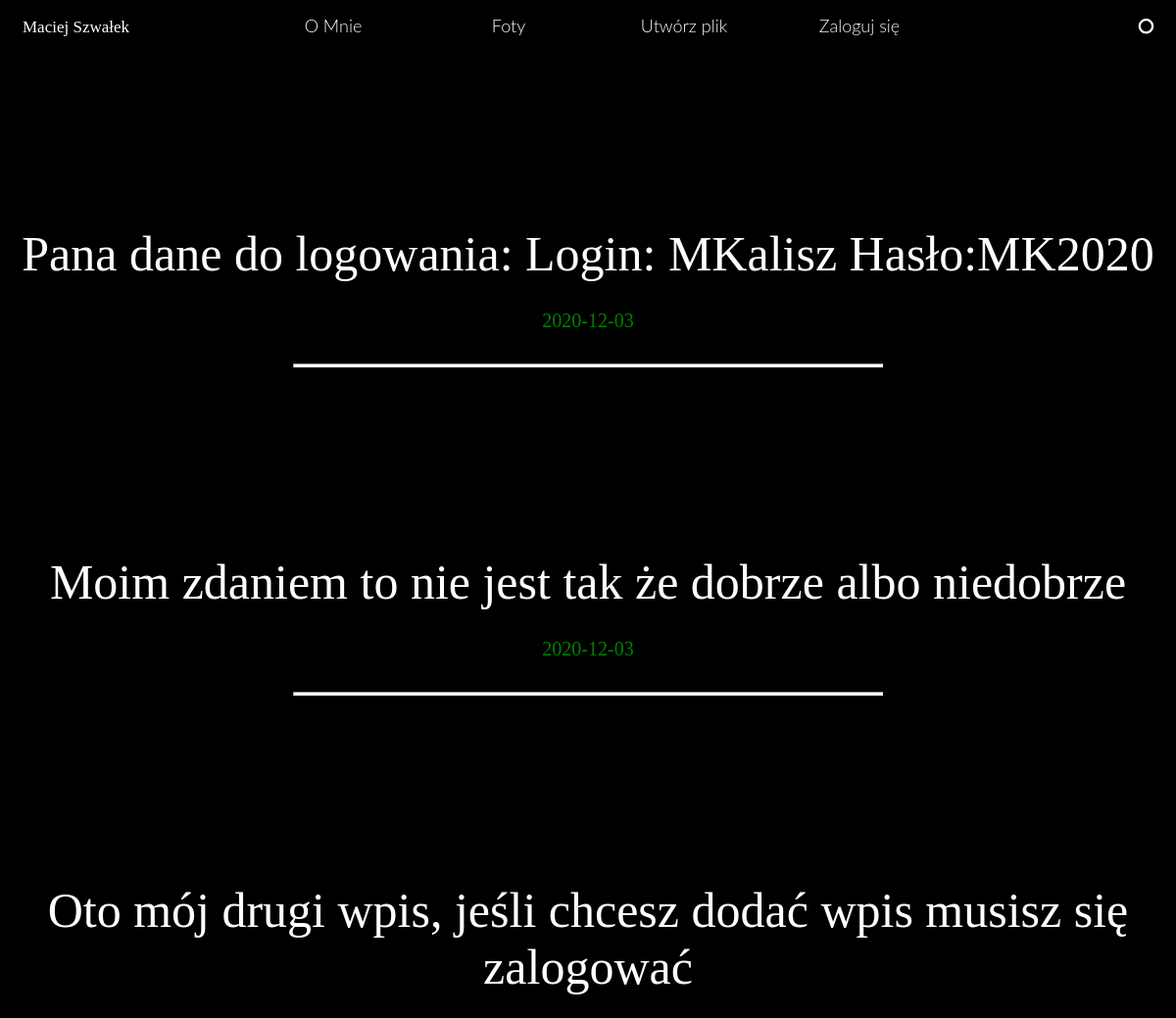
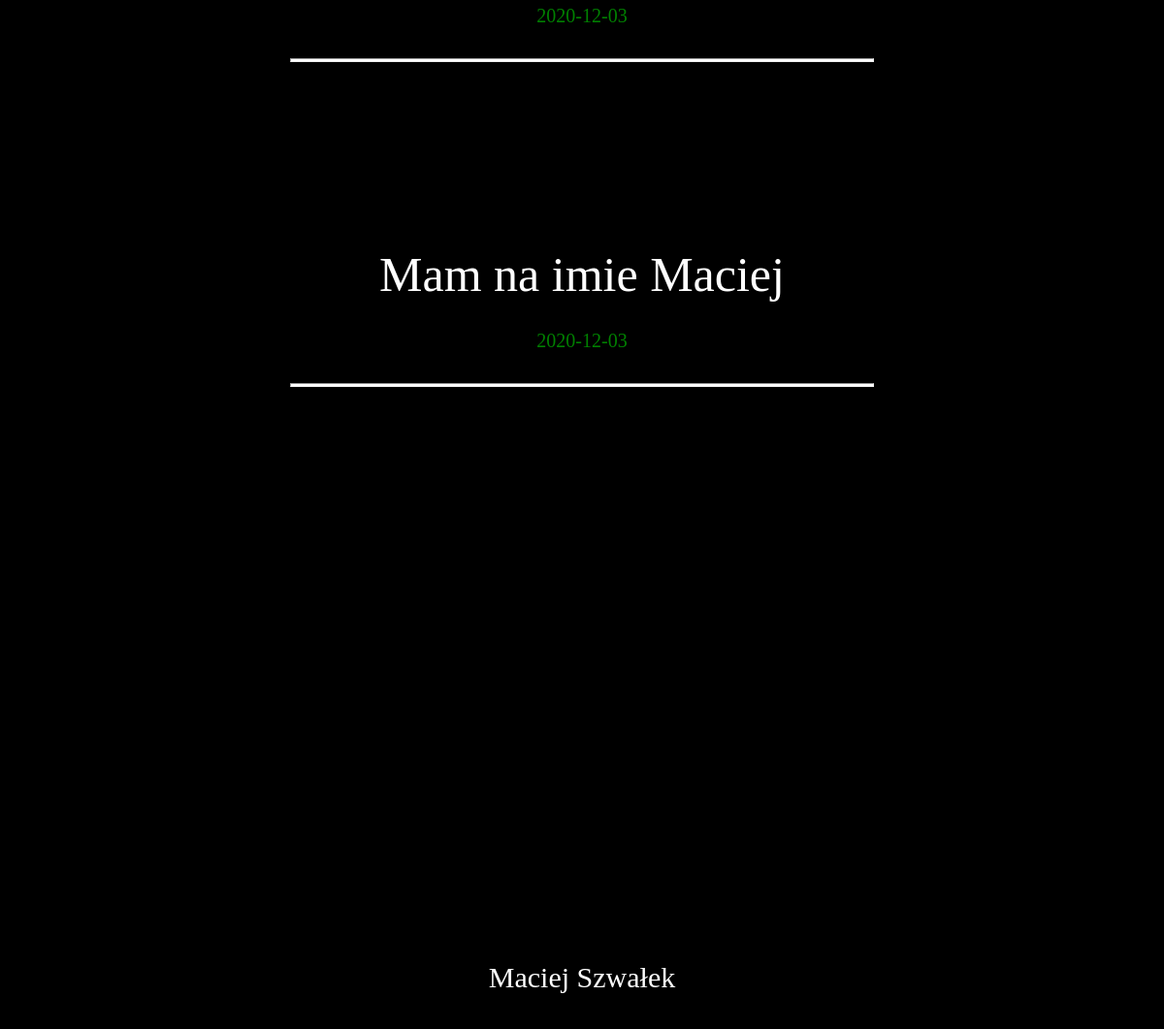
Screenshot of /Omnie.php with the database file from the repository (2 pictures, top to bottom).
### tables this page shows
CREATE TABLE `wpisy` (
  `id_wpis` int(11) NOT NULL,
  `Wpis` text NOT NULL,
  `data` date NOT NULL
);

### Omnie.php (the view, shortened to what this page needs)
<!doctype html>
<html lang="pl">
    <head>
        <link rel="stylesheet" href="style8.css" type="text/css">
        <link rel="stylesheet" href="fontello-ed321cde/css/fontello.css" type="text/css">
    </head>
    <body>
        <div id="container">
             <div id="menu">
                    <div class="elements"><span id="imie"><a href="index.php">Maciej Szwałek</a></span></div>
                        <div class="elements"><a href="Omnie.php"> O Mnie</a></div>
                        <div class="elements"><a href="foty.php"> Foty</a></div>
                        <div class="elements"><a href="utworz.php"> Utwórz plik</a></div>
                        <div class="elements"><a href="zaloguj.php"> Zaloguj się</a></div>
                    <div class="elements">
                        <span id="icon">
                          <?php
                            if(isset($_SESSION['id']))
                            {
                            echo(" <i class='demo-icon icon-circle'></i>");
                            }
                            else
                            {
                            echo("<i class='demo-icon icon-circle-empty'></i>");
                            }
                            ?>
                        </span>
                    </div>
            </div>
            <div id="content3">
                <?php
                    require('dane.php');
                    $connect=mysqli_connect($host,$root,$haslo,$baza);
                    $sql1='SELECT `id_wpis`, `Wpis`, `data` FROM `wpisy` ORDER BY `id_wpis` DESC LIMIT 5;';
                    $wynik=mysqli_query($connect,$sql1);
                    if(mysqli_num_rows($wynik)>0)
                    {
                        while($wiersz= mysqli_fetch_assoc($wynik))
                        {
                            print($wiersz['Wpis']." "."<br><mark>".$wiersz['data']."</mark><br><hr>" );
                        }
                    }
                    ?>
            </div>
             <div id="footer">
                 Maciej Szwałek
            </div>
        </div>
    </body>
</html>

### style8.css (style rules this page uses)
body { background-color: #fbf9f2; margin: 0px; padding: 0px; }
#menu { width: 100%; height: 50px; background-color: black; position: sticky; top: 0; left: 0; }
.elements:first-child { height: 35px; margin-top: 15px; float:left; margin-left: 23px; width:18%; color:white; font-family: lato light; font-size: 18px; background-color: black; text-align: left; }
.elements:last-child { height: 35px; margin-top: 15px; float:left; margin-left: 23px; width:17%; color:white; font-family: lato light; font-size: 18px; background-color: black; text-align: right; }
.elements { height: 35px; margin-top: 15px; float:left; margin-left: 23px; width:13%; color:white; font-family: lato light; font-size: 18px; background-color: black; text-align: center; z-index: 100; }
#imie { color:white; font-family:Courgette ; font-size: 17px; }
#content3 { width: 100%; height: 1800px; background-color: black; color: white; text-align: center; font-size: 50px; padding-top: 180px; }
#content3>mark { font-size: 20px; text-align: center; margin-bottom: 50px; }
#content3>hr { width:50%; height: 2px; background-color: white; margin-bottom: 190px; }
hr { width: 50%; background-color: white; }
#footer { width: 100%; height: 70px; background-color: black; position: sticky; top: 0; left: 0; text-align: center; color: white; font-size: 30px; }
a { text-decoration: none; color:white; }
mark { color:green; background-color: black; }

### rows the page displays
wpisy: Wpis "Pana dane do logowania: Login: MKalisz Hasło:MK2020", data "2020-12-03"
wpisy: Wpis "Moim zdaniem to nie jest tak że dobrze albo niedobrze", data "2020-12-03"
wpisy: Wpis "Oto mój drugi wpis, jeśli chcesz dodać wpis musisz się zalogować", data "2020-12-03"
wpisy: Wpis "Mam na imie Maciej", data "2020-12-03"
